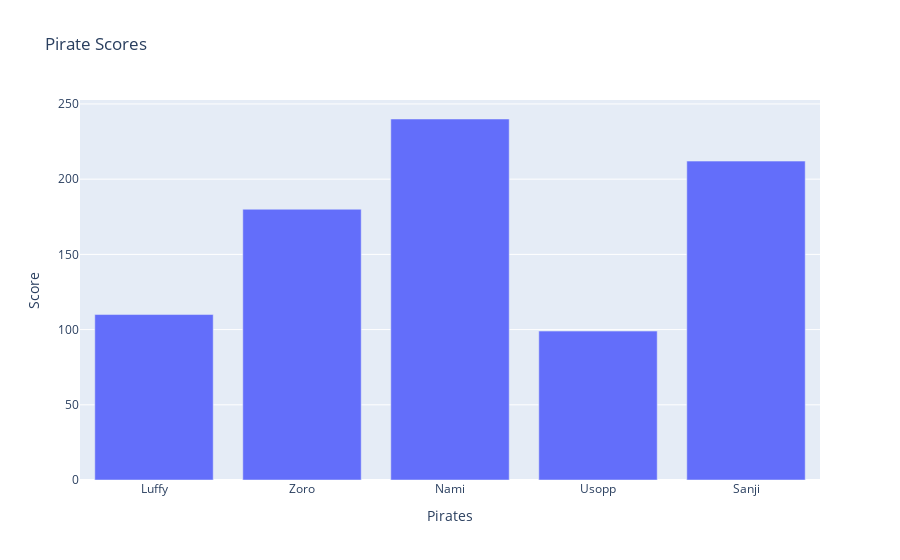

The notebook cell saved with this chart:
### Code cell
graph = go.Figure()

graph.add_trace(go.Bar (x=x1, y=y1))

graph.update_layout(title = 'Pirate Scores',
                    xaxis_title = "Pirates",
                    yaxis_title = 'Score')

### Figure 1 — Plotly figure (JSON) as saved in the notebook; plotly's stock layout.template omitted (floating-point values rounded to 4 significant figures)
{"data": [{"type": "bar", "x": ["Luffy", "Zoro", "Nami", "Usopp", "Sanji"], "y": [110, 180, 240, 99, 212]}], "layout": {"title": {"text": "Pirate Scores"}, "xaxis": {"title": {"text": "Pirates"}}, "yaxis": {"title": {"text": "Score"}}}}
